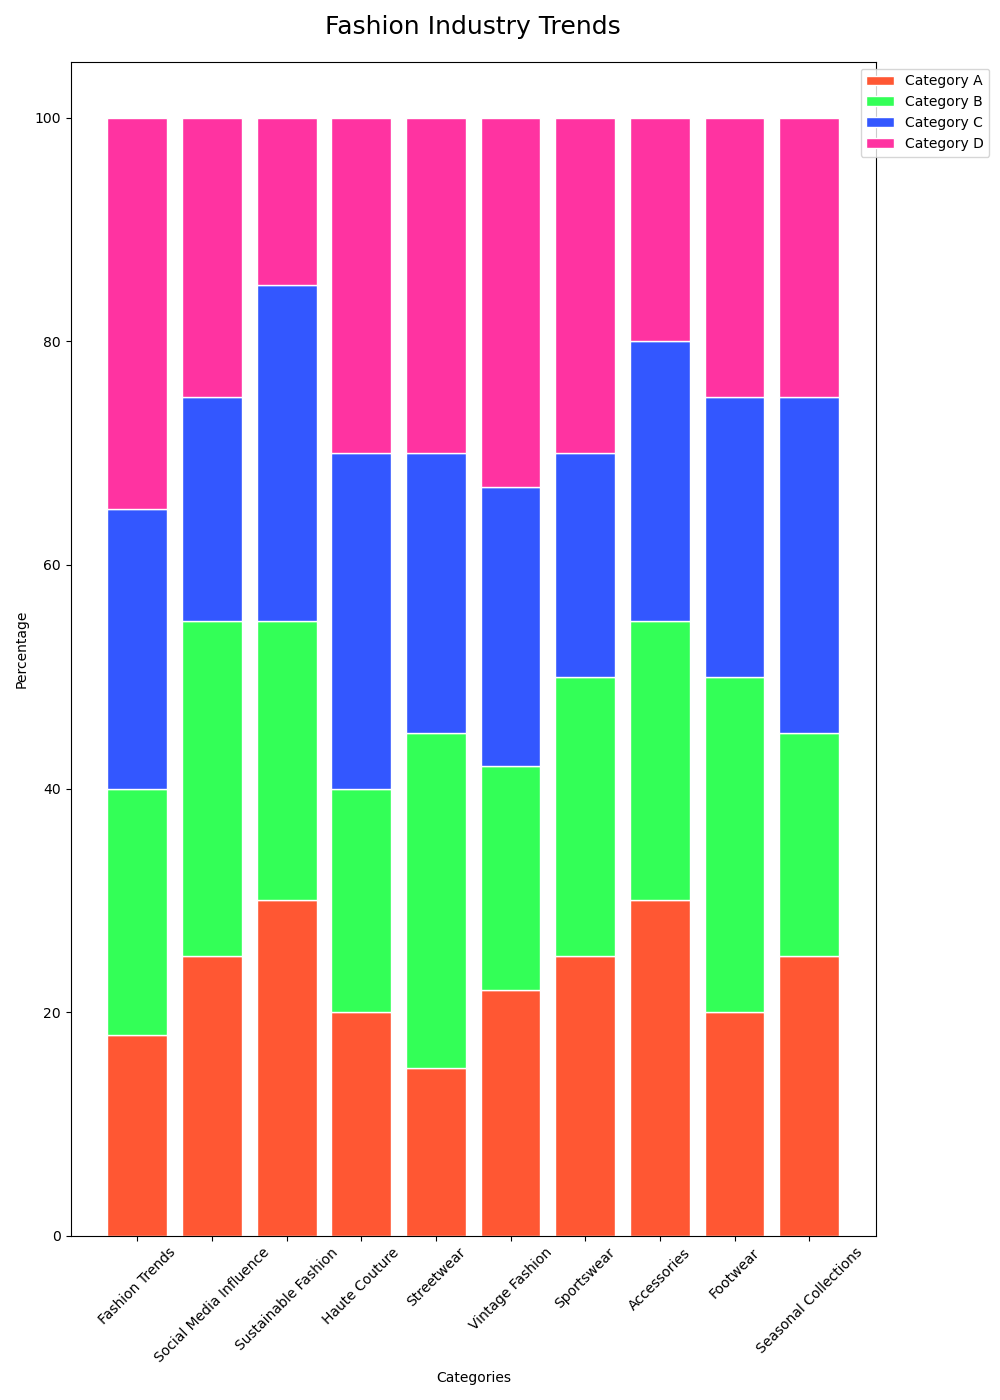

Write Python code to recreate this figure.

import matplotlib.pyplot as plt
import numpy as np

# Data
categories = ['Fashion Trends', 'Social Media Influence', 'Sustainable Fashion', 'Haute Couture', 'Streetwear', 'Vintage Fashion', 'Sportswear', 'Accessories', 'Footwear', 'Seasonal Collections']
A = [18, 25, 30, 20, 15, 22, 25, 30, 20, 25]
B = [22, 30, 25, 20, 30, 20, 25, 25, 30, 20]
C = [25, 20, 30, 30, 25, 25, 20, 25, 25, 30]
D = [35, 25, 15, 30, 30, 33, 30, 20, 25, 25]

# Colors
colors = ['#FF5733', '#33FF57', '#3357FF', '#FF33A1']

# Plotting
barWidth = 0.8
fig, ax = plt.subplots(figsize=(10, 14))

# Create stacked bar chart
bars1 = np.add(A, B).tolist()
bars2 = np.add(bars1, C).tolist()

ax.bar(categories, A, color=colors[0], edgecolor='white', width=barWidth, label='Category A')
ax.bar(categories, B, bottom=A, color=colors[1], edgecolor='white', width=barWidth, label='Category B')
ax.bar(categories, C, bottom=bars1, color=colors[2], edgecolor='white', width=barWidth, label='Category C')
ax.bar(categories, D, bottom=bars2, color=colors[3], edgecolor='white', width=barWidth, label='Category D')

# Add title and labels
ax.set_title('Fashion Industry Trends', fontsize=18, pad=20)
ax.set_ylabel('Percentage')
ax.set_xlabel('Categories')

# Add legend
ax.legend(loc='upper right', bbox_to_anchor=(1.15, 1))

# Show plot
plt.xticks(rotation=45)
plt.tight_layout()
plt.show()
